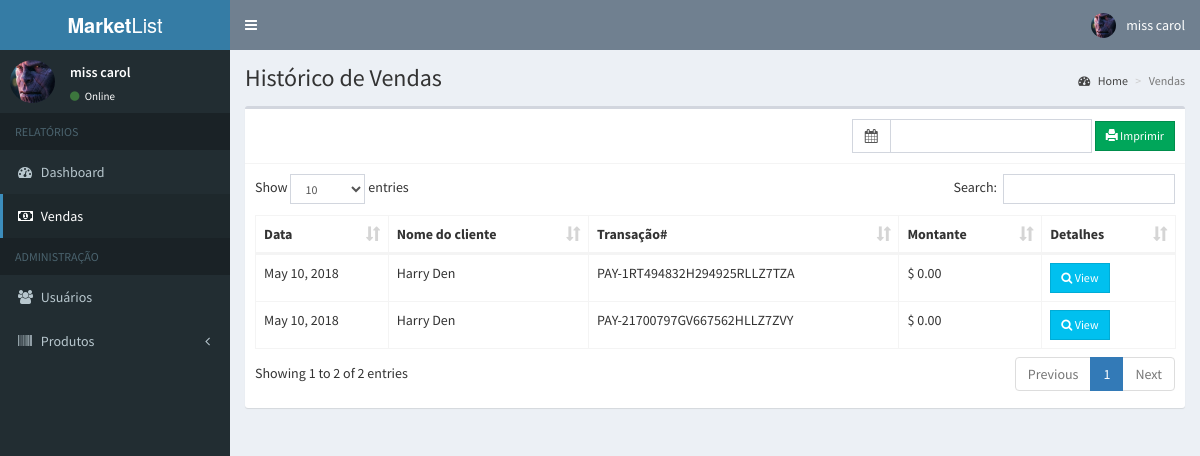
The page /admin/sales.php (signed in) on the database its author committed.
### tables this page shows
CREATE TABLE `users` (
  `id` int(11) NOT NULL,
  `email` varchar(200) NOT NULL,
  `password` varchar(60) NOT NULL,
  `type` int(1) NOT NULL,
  `firstname` varchar(50) NOT NULL,
  `lastname` varchar(50) NOT NULL,
  `address` text NOT NULL,
  `contact_info` varchar(100) NOT NULL,
  `photo` varchar(200) NOT NULL,
  `status` int(1) NOT NULL,
  `activate_code` varchar(15) NOT NULL,
  `reset_code` varchar(15) NOT NULL,
  `created_on` date NOT NULL
);

CREATE TABLE `sales` (
  `id` int(11) NOT NULL,
  `user_id` int(11) NOT NULL,
  `pay_id` varchar(50) NOT NULL,
  `sales_date` date NOT NULL
);

### admin/includes/session.php (called while the page is built, shortened)
<?php
	include '../includes/conn.php';
	$conn = $pdo->open();
	$stmt = $conn->prepare("SELECT * FROM users WHERE id=:id");
	$stmt->execute(['id'=>$_SESSION['admin']]);
	$admin = $stmt->fetch();
?>

### admin/sales.php (the view, shortened to what this page needs)
<?php include 'includes/session.php'; ?>
<?php include 'includes/header.php'; ?>
<body class="hold-transition skin-blue sidebar-mini">
<div class="wrapper">
  <?php include 'includes/navbar.php'; ?>
  <?php include 'includes/menubar.php'; ?>
  <div class="content-wrapper">
    <section class="content-header">
      <h1>
        Histórico de Vendas
      </h1>
      <ol class="breadcrumb">
        <li><a href="#"><i class="fa fa-dashboard"></i> Home</a></li>
        <li class="active">Vendas</li>
      </ol>
    </section>
    <section class="content">
      <div class="row">
        <div class="col-xs-12">
          <div class="box">
            <div class="box-header with-border">
              <div class="pull-right">
                <form method="POST" class="form-inline" action="sales_print.php">
                  <div class="input-group">
                    <div class="input-group-addon">
                      <i class="fa fa-calendar"></i>
                    </div>
                    <input type="text" class="form-control pull-right col-sm-8" id="reservation" name="date_range">
                  </div>
                  <button type="submit" class="btn btn-success btn-sm btn-flat" name="print"><span class="glyphicon glyphicon-print"></span> Imprimir</button>
                </form>
              </div>
            </div>
            <div class="box-body">
              <table id="example1" class="table table-bordered">
                <thead>
                  <th>Data</th>
                  <th>Nome do cliente</th>
                  <th>Transação#</th>
                  <th>Montante</th>
                  <th>Detalhes</th>
                </thead>
                <tbody>
                  <?php
                    $conn = $pdo->open();
                    try{
                      $stmt = $conn->prepare("SELECT *, sales.id AS salesid FROM sales LEFT JOIN users ON users.id=sales.user_id ORDER BY sales_date DESC");
                      $stmt->execute();
                      foreach($stmt as $row){
                        $total = 0;
                        echo "
                          <tr>
                            <td class='hidden'></td>
                            <td>".date('M d, Y', strtotime($row['sales_date']))."</td>
                            <td>".$row['firstname'].' '.$row['lastname']."</td>
                            <td>".$row['pay_id']."</td>
                            <td>&#36; ".number_format($total, 2)."</td>
                            <td><button type='button' class='btn btn-info btn-sm btn-flat transact' data-id='".$row['salesid']."'><i class='fa fa-search'></i> View</button></td>
                          </tr>
                        ";
                      }
                    }
                    catch(PDOException $e){
                      echo $e->getMessage();
                    }
                  ?>
                </tbody>
              </table>
            </div>
          </div>
        </div>
      </div>
    </section>
  </div>
</div>
</body>
</html>

### admin/includes/navbar.php (shortened to what this page needs)
<header class="main-header">
  <a href="#" class="logo">
    <span class="logo-lg"><b>Market</b>List</span>
  </a>
  <nav class="navbar navbar-static-top">
    <a href="#" class="sidebar-toggle" data-toggle="push-menu" role="button">
    </a>
    <div class="navbar-custom-menu">
      <ul class="nav navbar-nav">
        <li class="dropdown user user-menu">
          <a href="#" class="dropdown-toggle" data-toggle="dropdown">
            <img src="<?php echo (!empty($admin['photo'])) ? '../images/'.$admin['photo'] : '../images/profile.jpg'; ?>" class="user-image" alt="User Image">
            <span class="hidden-xs"><?php echo $admin['firstname'].' '.$admin['lastname']; ?></span>
          </a>
        </li>
      </ul>
    </div>
  </nav>
</header>

### admin/includes/menubar.php (shortened to what this page needs)
<aside class="main-sidebar">
  <section class="sidebar">
    <div class="user-panel">
      <div class="pull-left image">
        <img src="<?php echo (!empty($admin['photo'])) ? '../images/'.$admin['photo'] : '../images/profile.jpg'; ?>" class="img-circle" alt="User Image">
      </div>
      <div class="pull-left info">
        <p><?php echo $admin['firstname'].' '.$admin['lastname']; ?></p>
        <a><i class="fa fa-circle text-success"></i> Online</a>
      </div>
    </div>
    <ul class="sidebar-menu" data-widget="tree">
      <li class="header">RELATÓRIOS</li>
      <li><a href="home.php"><i class="fa fa-dashboard"></i> <span>Dashboard</span></a></li>
      <li><a href="sales.php"><i class="fa fa-money"></i> <span>Vendas</span></a></li>
      <li class="header">ADMINISTRAÇÃO</li>
      <li><a href="users.php"><i class="fa fa-users"></i> <span>Usuários</span></a></li>
      <li class="treeview">
        <a href="#">
          <i class="fa fa-barcode"></i>
          <span>Produtos</span>
          <span class="pull-right-container">
            <i class="fa fa-angle-left pull-right"></i>
          </span>
        </a>
      </li>
    </ul>
  </section>
</aside>

### rows shown on the page
users: photo (picture), firstname "miss", lastname "carol"
sales: sales_date "May 10, 2018", user.firstname "Harry", user.lastname "Den", pay "PAY-1RT494832H294925RLLZ7TZA", total "0.00"
sales: sales_date "May 10, 2018", user.firstname "Harry", user.lastname "Den", pay "PAY-21700797GV667562HLLZ7ZVY", total "0.00"
